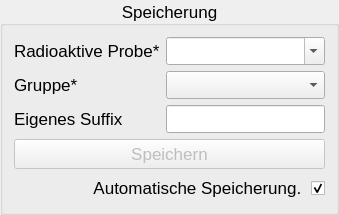
       <widget class="QGroupBox" name="groupBox">
        <property name="sizePolicy">
         <sizepolicy hsizetype="Minimum" vsizetype="Preferred">
          <horstretch>0</horstretch>
          <verstretch>0</verstretch>
         </sizepolicy>
        </property>
        <property name="minimumSize">
         <size>
          <width>0</width>
          <height>50</height>
         </size>
        </property>
        <property name="font">
         <font>
          <pointsize>13</pointsize>
         </font>
        </property>
        <property name="title">
         <string>Speicherung</string>
        </property>
        <property name="alignment">
         <set>Qt::AlignmentFlag::AlignCenter</set>
        </property>
        <property name="flat">
         <bool>false</bool>
        </property>
        <property name="checkable">
         <bool>false</bool>
        </property>
        <layout class="QVBoxLayout" name="verticalLayout">
         <property name="sizeConstraint">
          <enum>QLayout::SizeConstraint::SetMinimumSize</enum>
         </property>
         <item>
          <layout class="QFormLayout" name="formLayout_2">
           <property name="fieldGrowthPolicy">
            <enum>QFormLayout::FieldGrowthPolicy::AllNonFixedFieldsGrow</enum>
           </property>
           <property name="rightMargin">
            <number>0</number>
           </property>
           <property name="bottomMargin">
            <number>0</number>
           </property>
           <item row="0" column="0">
            <widget class="QLabel" name="label_6">
             <property name="text">
              <string>Radioaktive Probe*</string>
             </property>
            </widget>
           </item>
           <item row="0" column="1">
            <widget class="QComboBox" name="radSample">
             <property name="sizePolicy">
              <sizepolicy hsizetype="MinimumExpanding" vsizetype="Fixed">
               <horstretch>0</horstretch>
               <verstretch>0</verstretch>
              </sizepolicy>
             </property>
             <property name="toolTip">
              <string>&lt;html&gt;&lt;head/&gt;&lt;body&gt;&lt;p&gt;Auswahl der verwendeten radioaktiven Probe &lt;span style=&quot; color:#ff001a;&quot;&gt;(Pflichtfeld)&lt;/span&gt;&lt;/p&gt;&lt;/body&gt;&lt;/html&gt;</string>
             </property>
             <property name="editable">
              <bool>true</bool>
             </property>
             <property name="currentText">
              <string/>
             </property>
             <property name="currentIndex">
              <number>-1</number>
             </property>
             <property name="insertPolicy">
              <enum>QComboBox::InsertPolicy::NoInsert</enum>
             </property>
             <item>
              <property name="text">
               <string>E00200</string>
              </property>
             </item>
             <item>
              <property name="text">
               <string>E03607</string>
              </property>
             </item>
             <item>
              <property name="text">
               <string>E23303</string>
              </property>
             </item>
             <item>
              <property name="text">
               <string>E30347</string>
              </property>
             </item>
             <item>
              <property name="text">
               <string>E32090</string>
              </property>
             </item>
             <item>
              <property name="text">
               <string>E34316</string>
              </property>
             </item>
             <item>
              <property name="text">
               <string>E38069</string>
              </property>
             </item>
             <item>
              <property name="text">
               <string>E43002</string>
              </property>
             </item>
             <item>
              <property name="text">
               <string>E44367</string>
              </property>
             </item>
             <item>
              <property name="text">
               <string>E52165</string>
              </property>
             </item>
             <item>
              <property name="text">
               <string>E54024</string>
              </property>
             </item>
             <item>
              <property name="text">
               <string>E55600</string>
              </property>
             </item>
             <item>
              <property name="text">
               <string>E62894</string>
              </property>
             </item>
             <item>
              <property name="text">
               <string>E63699</string>
              </property>
             </item>
             <item>
              <property name="text">
               <string>E67594</string>
              </property>
             </item>
             <item>
              <property name="text">
               <string>E75572</string>
              </property>
             </item>
             <item>
              <property name="text">
               <string>E76054</string>
              </property>
             </item>
             <item>
              <property name="text">
               <string>E78857</string>
              </property>
             </item>
             <item>
              <property name="text">
               <string>E80533</string>
              </property>
             </item>
             <item>
              <property name="text">
               <string>E82518</string>
              </property>
             </item>
             <item>
              <property name="text">
               <string>E87198</string>
              </property>
             </item>
             <item>
              <property name="text">
               <string>E89152</string>
              </property>
             </item>
             <item>
              <property name="text">
               <string>E92206</string>
              </property>
             </item>
             <item>
              <property name="text">
               <string>E93652</string>
              </property>
             </item>
             <item>
              <property name="text">
               <string>E93945</string>
              </property>
             </item>
             <item>
              <property name="text">
               <string>E95829</string>
              </property>
             </item>
             <item>
              <property name="text">
               <string>E96269</string>
              </property>
             </item>
             <item>
              <property name="text">
               <string>E99208</string>
              </property>
             </item>
            </widget>
           </item>
           <item row="1" column="0">
            <widget class="QLabel" name="label_7">
             <property name="text">
              <string>Gruppe*</string>
             </property>
            </widget>
           </item>
           <item row="1" column="1">
            <widget class="QComboBox" name="groupLetter">
             <property name="sizePolicy">
              <sizepolicy hsizetype="MinimumExpanding" vsizetype="Fixed">
               <horstretch>0</horstretch>
               <verstretch>0</verstretch>
              </sizepolicy>
             </property>
             <property name="toolTip">
              <string>&lt;html&gt;&lt;head/&gt;&lt;body&gt;&lt;p&gt;Auswahl der GP Praktikumsgruppe &lt;span style=&quot; color:#ff001a;&quot;&gt;(Pflichtfeld)&lt;/span&gt;&lt;/p&gt;&lt;/body&gt;&lt;/html&gt;</string>
             </property>
             <property name="currentIndex">
              <number>-1</number>
             </property>
             <property name="maxCount">
              <number>24</number>
             </property>
             <property name="insertPolicy">
              <enum>QComboBox::InsertPolicy::NoInsert</enum>
             </property>
             <item>
              <property name="text">
               <string>A</string>
              </property>
             </item>
             <item>
              <property name="text">
               <string>B</string>
              </property>
             </item>
             <item>
              <property name="text">
               <string>C</string>
              </property>
             </item>
             <item>
              <property name="text">
               <string>D</string>
              </property>
             </item>
             <item>
              <property name="text">
               <string>E</string>
              </property>
             </item>
             <item>
              <property name="text">
               <string>F</string>
              </property>
             </item>
             <item>
              <property name="text">
               <string>G</string>
              </property>
             </item>
             <item>
              <property name="text">
               <string>H</string>
              </property>
             </item>
             <item>
              <property name="text">
               <string>I</string>
              </property>
             </item>
             <item>
              <property name="text">
               <string>J</string>
              </property>
             </item>
             <item>
              <property name="text">
               <string>K</string>
              </property>
             </item>
             <item>
              <property name="text">
               <string>L</string>
              </property>
             </item>
             <item>
              <property name="text">
               <string>M</string>
              </property>
             </item>
             <item>
              <property name="text">
               <string>N</string>
              </property>
             </item>
             <item>
              <property name="text">
               <string>O</string>
              </property>
             </item>
             <item>
              <property name="text">
               <string>P</string>
              </property>
             </item>
            </widget>
           </item>
           <item row="2" column="0">
            <widget class="QLabel" name="label_5">
             <property name="text">
              <string>Eigenes Suffix</string>
             </property>
            </widget>
           </item>
           <item row="2" column="1">
            <widget class="QLineEdit" name="suffix">
             <property name="sizePolicy">
              <sizepolicy hsizetype="MinimumExpanding" vsizetype="Fixed">
               <horstretch>0</horstretch>
               <verstretch>0</verstretch>
              </sizepolicy>
             </property>
             <property name="toolTip">
              <string>Ein benutzerdefiniertes Suffix mit maximal 20 Zeichen</string>
             </property>
             <property name="text">
              <string notr="true"/>
             </property>
             <property name="maxLength">
              <number>20</number>
             </property>
            </widget>
           </item>
          </layout>
         </item>
         <item>
          <widget class="QPushButton" name="buttonSave">
           <property name="enabled">
            <bool>false</bool>
           </property>
           <property name="sizePolicy">
            <sizepolicy hsizetype="Minimum" vsizetype="Fixed">
             <horstretch>0</horstretch>
             <verstretch>0</verstretch>
            </sizepolicy>
           </property>
           <property name="minimumSize">
            <size>
             <width>100</width>
             <height>30</height>
            </size>
           </property>
           <property name="maximumSize">
            <size>
             <width>1000</width>
             <height>40</height>
            </size>
           </property>
           <property name="toolTip">
            <string>Messung speichern (Dateidialog)</string>
           </property>
           <property name="text">
            <string>Speichern</string>
           </property>
          </widget>
         </item>
         <item>
          <layout class="QHBoxLayout" name="horizontalLayout_5">
           <property name="rightMargin">
            <number>0</number>
           </property>
           <property name="bottomMargin">
            <number>0</number>
           </property>
           <item>
            <widget class="QCheckBox" name="autoSave">
             <property name="sizePolicy">
              <sizepolicy hsizetype="Minimum" vsizetype="Minimum">
               <horstretch>0</horstretch>
               <verstretch>0</verstretch>
              </sizepolicy>
             </property>
             <property name="maximumSize">
              <size>
               <width>850</width>
               <height>16777215</height>
              </size>
             </property>
             <property name="toolTip">
              <string>&lt;html&gt;&lt;head/&gt;&lt;body&gt;&lt;p&gt;Bei Aktivierung werden die Messungen automatisch im Format:&lt;/p&gt;&lt;p&gt;YYYY_MM_DD-&lt;span style=&quot; font-style:italic;&quot;&gt;Radioaktive Probe&lt;/span&gt;-&lt;span style=&quot; font-style:italic;&quot;&gt;Suffix&lt;/span&gt;.csv&lt;/p&gt;&lt;p&gt;im Ordner Dokumente/Geiger-Mueller/ gespeichert.&lt;/p&gt;&lt;/body&gt;&lt;/html&gt;</string>
             </property>
             <property name="layoutDirection">
              <enum>Qt::LayoutDirection::RightToLeft</enum>
             </property>
             <property name="text">
              <string>Automatische Speicherung. </string>
             </property>
             <property name="checked">
              <bool>true</bool>
             </property>
             <property name="tristate">
              <bool>false</bool>
             </property>
            </widget>
           </item>
          </layout>
         </item>
        </layout>
       </widget>
